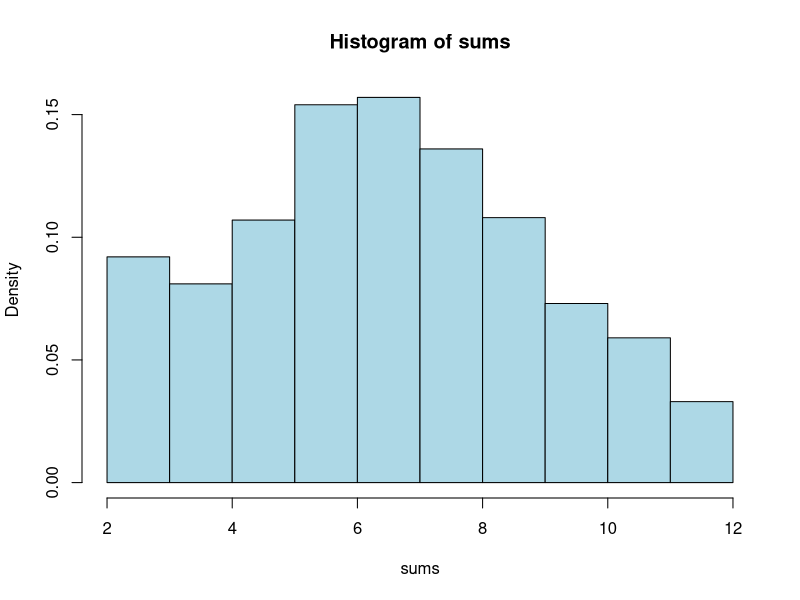
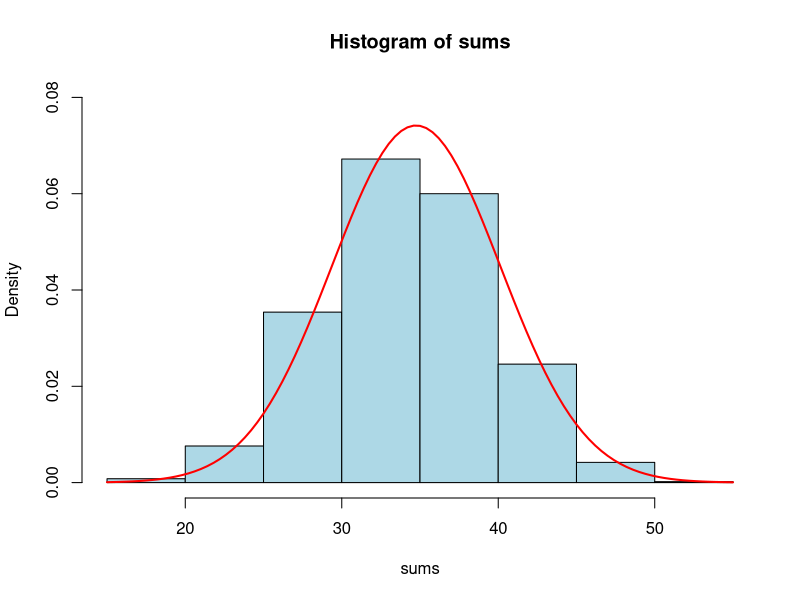
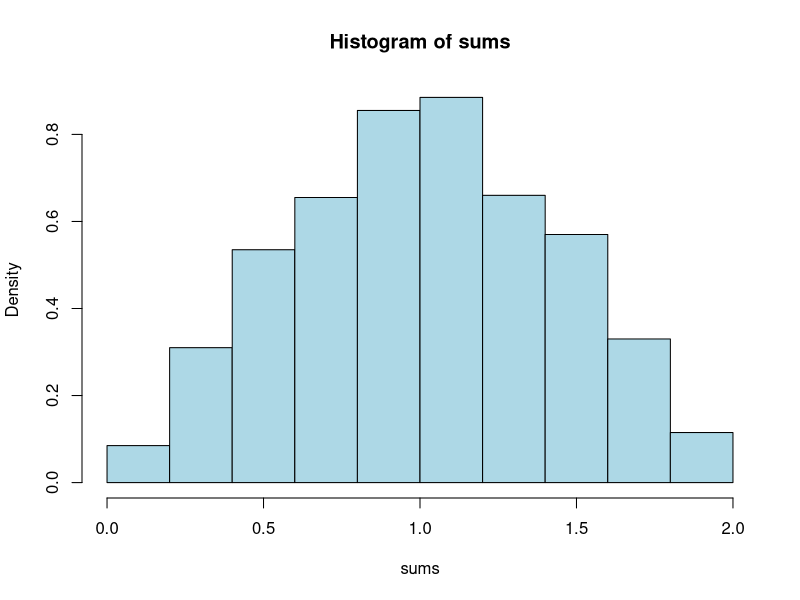
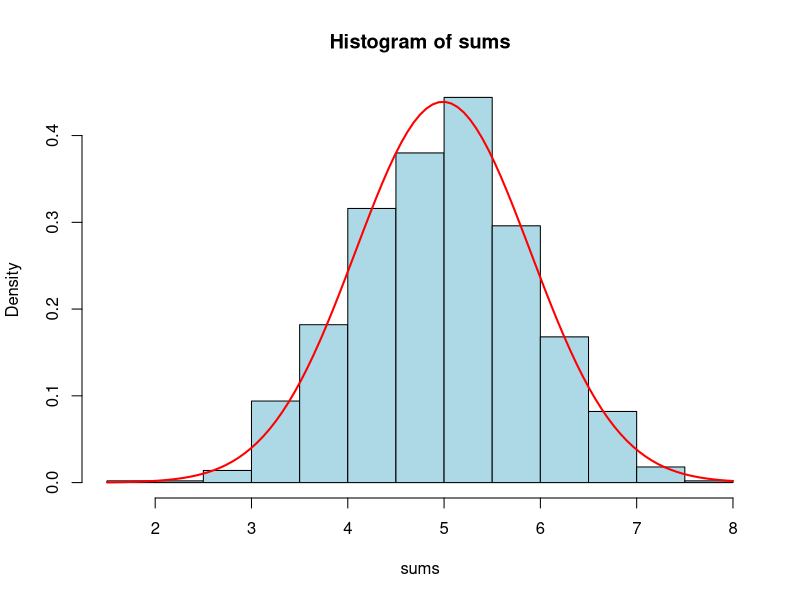

Here is the R script that generated these plots, in order:
## ---- chunk 1
# Function to simulate the sum of rolling n fair dice
simulate_dice_sum <- function(n, n_simulations) {
  
  # Simulate rolling n dice n_simulations times
  dice_rolls <- matrix(sample(1:6, n * n_simulations, replace = TRUE), 
                       nrow = n_simulations, ncol = n)
  
  # Compute the sum of each roll
  sums <- rowSums(dice_rolls)
  
  return(sums)
}

# Set seed for reproducibility
set.seed(123)

# Rolling 2 dice
sums <- simulate_dice_sum(2, 1000)

# Plot the distribution of sums
hist(sums, prob = TRUE, col = "lightblue")

# Rolling 10 dice
sums <- simulate_dice_sum(10, 1000)

# Plot the distribution of sums
hist(sums, prob = TRUE, ylim = c(0,.08), col = "lightblue")

# Overlay the normal curve
curve(dnorm(x, mean = mean(sums), sd = sd(sums)), 
      col = "red", lwd = 2, add = TRUE)
## ---- chunk 2
# Sum of uniform random variables
simulate_uniform_sum <- function(n, n_simulations) {
  sums <- numeric(n_simulations)
  
  # Simulate the experiment n_simulations times
  for (i in 1:n_simulations) {
    # Sum of n Uniform random variables
    sums[i] <- sum(runif(n))
  }
  
  return(sums)
} 

# Sum of 2 Uniform random variables
sums <- simulate_uniform_sum(2, 1000)

# Plot the histogram
hist(sums, prob = TRUE, col = "lightblue")

# Sum of 10 Uniform random variables
sums <- simulate_uniform_sum(10, 1000)

# Plot the histogram
hist(sums, prob = TRUE, col = "lightblue")

# Overlay the normal curve
curve(dnorm(x, mean = mean(sums), sd = sd(sums)), 
      col = "red", lwd = 2, add = TRUE)
